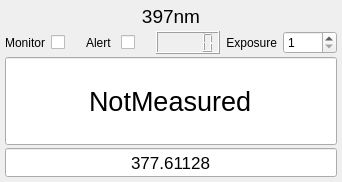
<?xml version="1.0" encoding="UTF-8"?>
<ui version="4.0">
 <class>Form</class>
 <widget class="QWidget" name="Form">
  <property name="geometry">
   <rect>
    <x>0</x>
    <y>0</y>
    <width>342</width>
    <height>182</height>
   </rect>
  </property>
  <property name="sizePolicy">
   <sizepolicy hsizetype="Preferred" vsizetype="Preferred">
    <horstretch>0</horstretch>
    <verstretch>0</verstretch>
   </sizepolicy>
  </property>
  <property name="minimumSize">
   <size>
    <width>286</width>
    <height>0</height>
   </size>
  </property>
  <property name="maximumSize">
   <size>
    <width>342</width>
    <height>182</height>
   </size>
  </property>
  <property name="focusPolicy">
   <enum>Qt::StrongFocus</enum>
  </property>
  <property name="windowTitle">
   <string>Form</string>
  </property>
  <layout class="QGridLayout" name="gridLayout" rowstretch="0,0,3,1">
   <property name="horizontalSpacing">
    <number>6</number>
   </property>
   <property name="verticalSpacing">
    <number>3</number>
   </property>
   <property name="margin">
    <number>5</number>
   </property>
   <item row="1" column="1">
    <widget class="QCheckBox" name="checkBox">
     <property name="sizePolicy">
      <sizepolicy hsizetype="Minimum" vsizetype="Minimum">
       <horstretch>0</horstretch>
       <verstretch>0</verstretch>
      </sizepolicy>
     </property>
     <property name="text">
      <string/>
     </property>
    </widget>
   </item>
   <item row="0" column="0" colspan="7">
    <widget class="QLabel" name="label">
     <property name="sizePolicy">
      <sizepolicy hsizetype="Preferred" vsizetype="Minimum">
       <horstretch>0</horstretch>
       <verstretch>0</verstretch>
      </sizepolicy>
     </property>
     <property name="font">
      <font>
       <pointsize>14</pointsize>
       <kerning>false</kerning>
      </font>
     </property>
     <property name="styleSheet">
      <string notr="true"/>
     </property>
     <property name="text">
      <string>397nm</string>
     </property>
     <property name="alignment">
      <set>Qt::AlignCenter</set>
     </property>
    </widget>
   </item>
   <item row="1" column="5">
    <widget class="QLabel" name="label_3">
     <property name="sizePolicy">
      <sizepolicy hsizetype="Preferred" vsizetype="Minimum">
       <horstretch>0</horstretch>
       <verstretch>0</verstretch>
      </sizepolicy>
     </property>
     <property name="text">
      <string>Exposure</string>
     </property>
     <property name="alignment">
      <set>Qt::AlignRight|Qt::AlignTrailing|Qt::AlignVCenter</set>
     </property>
    </widget>
   </item>
   <item row="1" column="6">
    <widget class="QSpinBox" name="spinBox">
     <property name="sizePolicy">
      <sizepolicy hsizetype="Minimum" vsizetype="Minimum">
       <horstretch>0</horstretch>
       <verstretch>0</verstretch>
      </sizepolicy>
     </property>
     <property name="keyboardTracking">
      <bool>false</bool>
     </property>
     <property name="minimum">
      <number>1</number>
     </property>
     <property name="maximum">
      <number>2000</number>
     </property>
    </widget>
   </item>
   <item row="2" column="0" colspan="7">
    <widget class="QLineEdit" name="freq">
     <property name="sizePolicy">
      <sizepolicy hsizetype="Preferred" vsizetype="Preferred">
       <horstretch>0</horstretch>
       <verstretch>0</verstretch>
      </sizepolicy>
     </property>
     <property name="font">
      <font>
       <pointsize>20</pointsize>
      </font>
     </property>
     <property name="text">
      <string>NotMeasured</string>
     </property>
     <property name="alignment">
      <set>Qt::AlignCenter</set>
     </property>
     <property name="readOnly">
      <bool>true</bool>
     </property>
    </widget>
   </item>
   <item row="3" column="0" colspan="7">
    <widget class="QLineEdit" name="expectedfreq">
     <property name="sizePolicy">
      <sizepolicy hsizetype="Preferred" vsizetype="Preferred">
       <horstretch>0</horstretch>
       <verstretch>0</verstretch>
      </sizepolicy>
     </property>
     <property name="font">
      <font>
       <pointsize>13</pointsize>
      </font>
     </property>
     <property name="text">
      <string>377.61128</string>
     </property>
     <property name="alignment">
      <set>Qt::AlignCenter</set>
     </property>
     <property name="readOnly">
      <bool>true</bool>
     </property>
    </widget>
   </item>
   <item row="1" column="0">
    <widget class="QLabel" name="label_2">
     <property name="sizePolicy">
      <sizepolicy hsizetype="Preferred" vsizetype="Minimum">
       <horstretch>0</horstretch>
       <verstretch>0</verstretch>
      </sizepolicy>
     </property>
     <property name="text">
      <string>Monitor</string>
     </property>
     <property name="alignment">
      <set>Qt::AlignRight|Qt::AlignTrailing|Qt::AlignVCenter</set>
     </property>
    </widget>
   </item>
   <item row="1" column="4">
    <widget class="QLCDNumber" name="lcdNumber"/>
   </item>
   <item row="1" column="2">
    <widget class="QLabel" name="label_4">
     <property name="text">
      <string>Alert</string>
     </property>
    </widget>
   </item>
   <item row="1" column="3">
    <widget class="QCheckBox" name="checkBox_2">
     <property name="text">
      <string/>
     </property>
    </widget>
   </item>
  </layout>
 </widget>
 <resources/>
 <connections/>
</ui>
